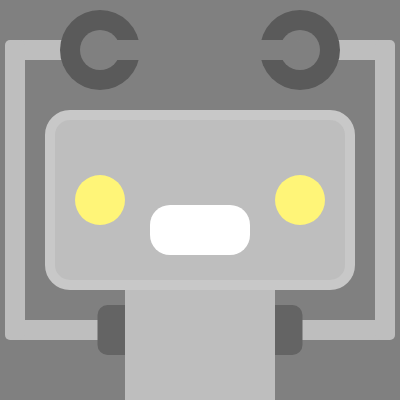
Frame 1 (no input)
Frame 60 (no input): identical to frame 1, image omitted
Frame 120 (the mouse pressed at the canvas centre since frame 60): identical to frame 1, image omitted

The p5.js sketch that drew this single still picture (run headless with seeded random() and noise() and a simulated clock; from frame 60 on, the mouse is pressed at the canvas centre):

// p5.js sketch
// ── sketch.js

"use strict";

function setup() {
    createCanvas(400, 400);
}

function draw() {
    background(128);
    body();
    head();
    eyes();
    mouth();

}

function head() {
    push();
    fill(190);
    rectMode(CENTER);
    stroke(200);
    strokeWeight(10);
    rect(200, 200, 300, 170, 20);
    pop();
}

function eyes() {
    function leftEye() {
        push();
        noStroke();
        fill(255, 245, 120);

        ellipse(100, 200, 50, 50);

        pop();
    }

    function rightEye() {
        push();

        noStroke();
        fill(255, 245, 120);

        ellipse(300, 200, 50, 50);
        pop();
    }
    leftEye();
    rightEye();
}

function mouth() {
    push();
    fill(255);
    rectMode(CENTER);
    noStroke();
    rect(200, 230, 100, 50, 20);
    pop();
}

function body() {
    function base() {
        push();
        fill(190);
        rectMode(CENTER);
        noStroke();
        rect(200, 300, 150, 200);
        pop();
    }
    function shoulders() {
        push();
        fill(100);
        rectMode(CENTER);
        noStroke();
        rect(200, 330, 205, 50, 10);
        pop();
    }

    function Arms() {
        push();
        fill(190);
        rectMode(CENTER);
        noStroke();
        rect(200, 330, 370, 20, 5);
        pop();
        push();
        fill(190);
        rectMode(CENTER);
        noStroke();
        rect(200, 50, 370, 20, 5);
        pop();
        push();
        fill(128);
        rectMode(CENTER);
        noStroke();
        rect(200, 50, 200, 100, 5);
        pop();


        function leftArm() {
            push();
            fill(190);
            rectMode(CENTER);
            noStroke();
            rect(15, 190, 20, 300, 5);
            pop();
        }

        function rightArm() {
            push();
            fill(190);
            rectMode(CENTER);
            noStroke();
            rect(385, 190, 20, 300, 5);
            pop();
        }

        function rightHand() {
            push();
            fill(90);
            noStroke();
            circle(100, 50, 80);
            fill(128);
            circle(100, 50, 40);
            pop();
        }

        function leftHand() {
            push();
            fill(90);
            noStroke();
            circle(300, 50, 80);
            fill(128);
            circle(300, 50, 40);
            pop();
        }

        leftArm();
        rightArm();
        rightHand();
        leftHand();

        push();
        fill(128);
        noStroke();
        rectMode(CENTER);
        rect(200, 50, 200, 20, 5);
        pop();
    }
    Arms();
    shoulders();
    base();

}
